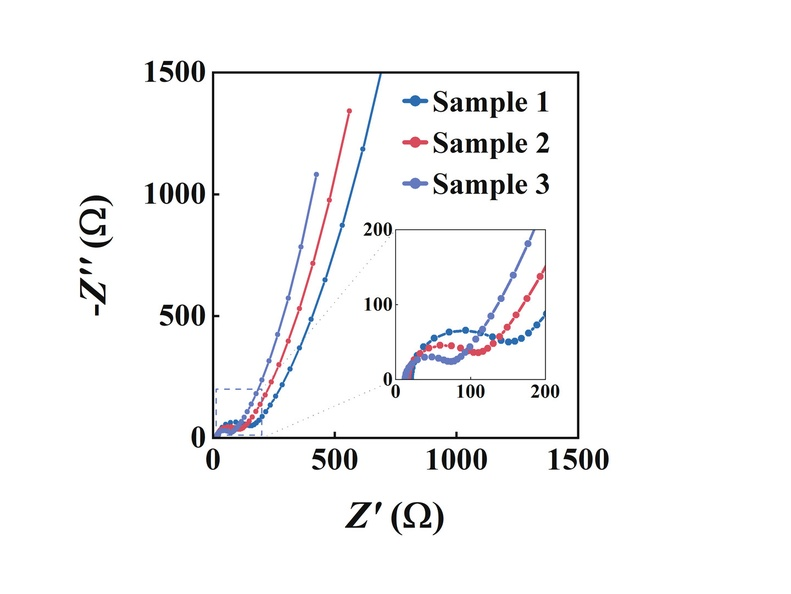
#> input picture assets/gallery/demo_nyquist_tnr.jpg, 791 x 594 px, shrunk from 1440 x 1080 before the run
$ python generate_synthetic_gallery.py
#> lines starting #> are read from the running program, lines starting #| are printed output that depends on the picture; after the words box and inside, x2 and y2 are one past the last pixel; in counts of white or black regions, pixels touching at a corner belong together
"""
generate_synthetic_gallery.py - Unified 100% Synthetic Mathematical Demo Generator for SciOrigin v8.0.

Generates all 43 publication-ready showcase figures directly in headless OriginPro 2024 (`skip_origin=False`)
across five modular showcase suites — zero external or private data files required:
  - Part 1 (`gallery_part1_characterization.py`): 9 characterization & deconvolution pipelines
  - Part 2 (`gallery_part2_electrochem.py`): 7 electrochemistry, composite 2x2 & operando 2D pipelines
  - Part 3 (`gallery_part3_declarative.py`): 11 dual-theme, statistical, regression & matrix grammar demos
  - Part 4 (`gallery_part4_cross_science.py`): 6 cross-science (bio/omics/pharma/catalysis/ML) grammar demos
  - Part 5 (`gallery_part5_hard_and_noncartesian.py`): 10 clinical survival/ROC, NMR, broken-axis, dual-X, ternary, polar/radar, multi-track & vector-quiver demos

Usage:
    python examples/generate_synthetic_gallery.py
    python examples/generate_synthetic_gallery.py --part 3
    python examples/generate_synthetic_gallery.py --part 4
    python examples/generate_synthetic_gallery.py --part 5
    python examples/generate_synthetic_gallery.py --part all
"""
from __future__ import annotations

import argparse
import importlib
import sys
from pathlib import Path
from typing import List

EXAMPLES_DIR = Path(__file__).resolve().parent
REPO_ROOT = EXAMPLES_DIR.parent
GALLERY_DIR = REPO_ROOT / "assets" / "gallery"

if str(EXAMPLES_DIR) not in sys.path:
    sys.path.insert(0, str(EXAMPLES_DIR))

_PART_SPECS = (
    ("1", "gallery_part1_characterization", "generate_part1"),
    ("2", "gallery_part2_electrochem", "generate_part2"),
    ("3", "gallery_part3_declarative", "generate_part3"),
    ("4", "gallery_part4_cross_science", "generate_part4"),
    ("5", "gallery_part5_hard_and_noncartesian", "generate_part5"),
)


def run_gallery_parts(part: str = "all", gallery_dir: Path = GALLERY_DIR) -> List[Path]:
    """Dynamically import and execute the requested synthetic gallery generation part(s)."""
#> called with part = 'all'
    gallery_dir = Path(gallery_dir).resolve()
    gallery_dir.mkdir(parents=True, exist_ok=True)
    generated: List[Path] = []

    for part_id, mod_name, fn_name in _PART_SPECS:
        if part not in ("all", part_id):
            continue
        try:
            mod = importlib.import_module(mod_name)
        except ModuleNotFoundError:
            if part != part_id:
                print(f"[Gallery] Skipping missing module {mod_name} ...", flush=True)
                continue
            raise
        gen_fn = getattr(mod, fn_name)
        paths = gen_fn(gallery_dir)
        generated.extend(Path(p) for p in paths)
#> (the call stopped at in run_gallery_parts, `paths = gen_fn(gallery_dir)`: gallery_part1_characterization is not available in this run)

    print(f"[Gallery] Completed {len(generated)} figure(s) in {gallery_dir}", flush=True)
    return generated


def audit_gallery_nyquist_and_composite_frames(gallery_dir: Path = GALLERY_DIR) -> None:
    """Mechanical pixel-frame guard ensuring EIS Nyquist & 2x2 composite panels never regress to 1:1 square boxes."""
    import numpy as np
    from PIL import Image

    gallery_dir = Path(gallery_dir).resolve()
    for name in ("demo_nyquist_tnr.jpg", "demo_nyquist_arial.jpg", "demo_dual_y_tnr.jpg"):
        img_p = gallery_dir / name
        if not img_p.exists():
            continue
        gray = np.asarray(Image.open(img_p).convert("L"))
        dark = gray < 90
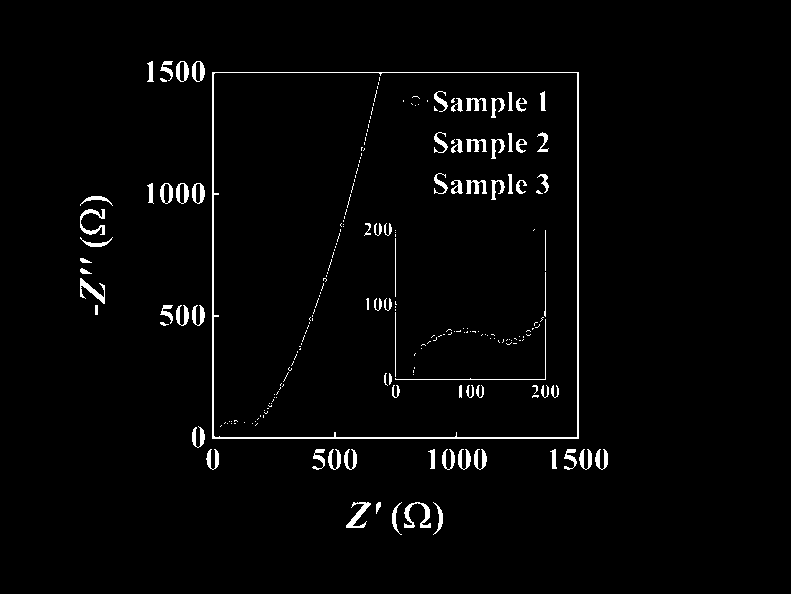
#> dark: shape (594, 791) bool; 2.3% white; 233 white regions (154 under 20 px), largest, box (x1, y1, x2, y2) and area: (212, 72, 579, 439) 2601, (404, 502, 431, 528) 274, (80, 209, 105, 235) 244
        rows = np.where(dark.mean(axis=1) > 0.35)[0]
#> rows = [72, 437, 438]
        cols = np.where(dark.mean(axis=0) > 0.35)[0]
#> cols = [212, 213, 577, 578]
        if len(rows) < 2 or len(cols) < 2:
            raise AssertionError(f"[FrameGuard] Could not detect closed box frame in {img_p}")
        ratio = float(cols[-1] - cols[0]) / max(float(rows[-1] - rows[0]), 1.0)
#> ratio = 1
        if abs(ratio - (4.0 / 3.0)) > 0.025:
#> (the run stopped early here; a loop or call above may not have finished)
